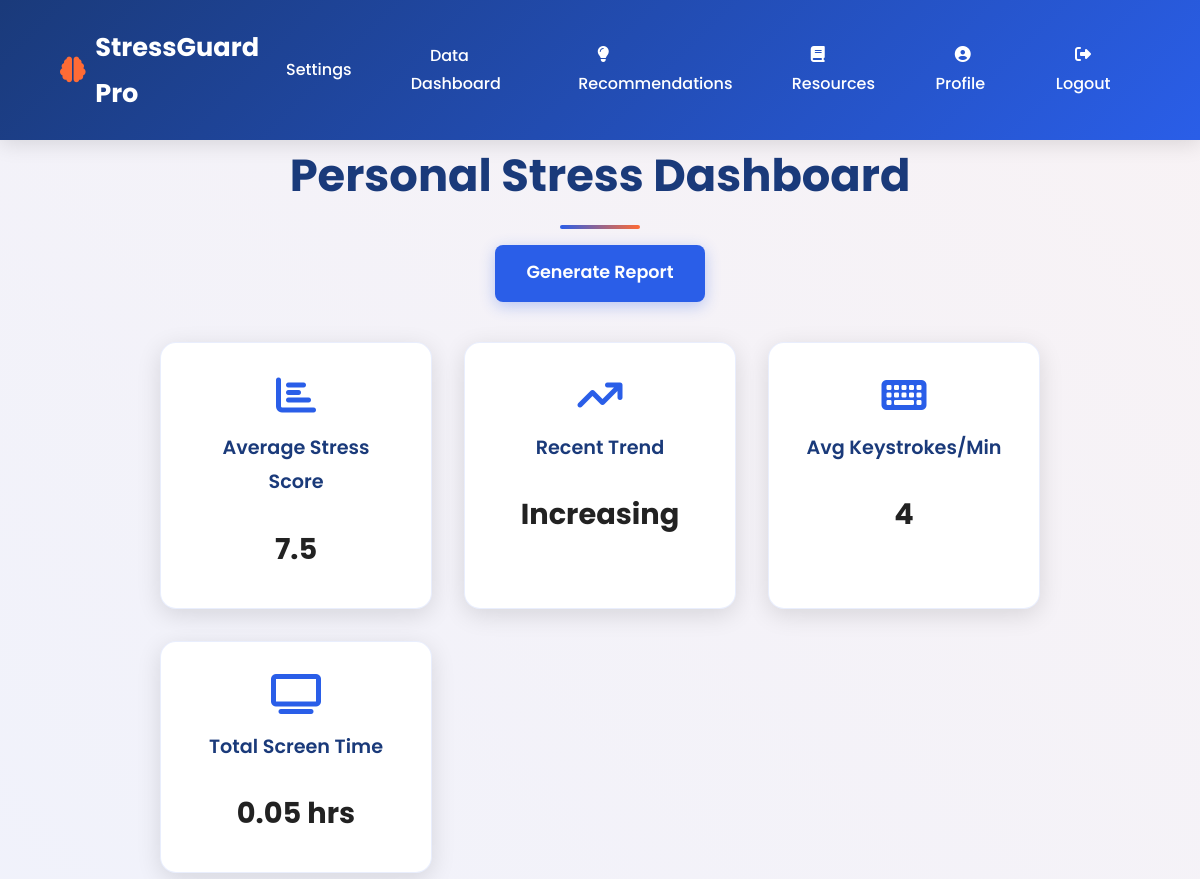
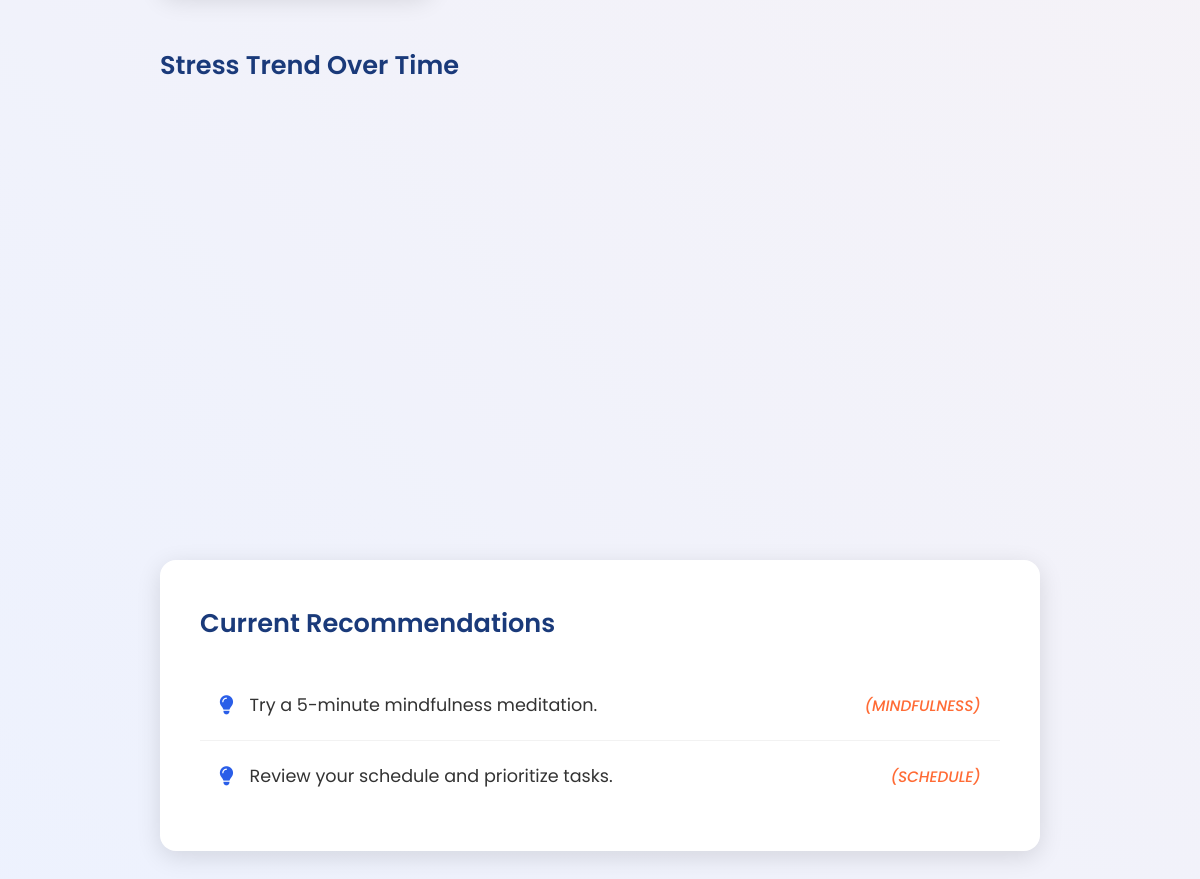
Page /personal-dashboard/ (signed in) on the committed database (2 pictures, top to bottom).
### app/models.py (models this page shows, shortened)
class Recommendation(models.Model):
    user = models.ForeignKey(UsersRegister, on_delete=models.CASCADE)
    stress_assessment = models.ForeignKey(StressAssessment, on_delete=models.CASCADE, null=True, blank=True)
    recommendation_text = models.TextField(help_text="Personalized recommendation content")
    category = models.CharField(max_length=50, choices=[
        ('BREAK', 'Take a Break'),
        ('EXERCISE', 'Exercise'),
        ('MINDFULNESS', 'Mindfulness'),
        ('SCHEDULE', 'Schedule Adjustment'),
        ('RESOURCE', 'Resource'),
    ])
    priority = models.IntegerField(default=1, help_text="Priority level (1-5)")
    created_at = models.DateTimeField(auto_now_add=True)  # Changed to auto_now_add
    is_completed = models.BooleanField(default=False)

### app/views.py (the view)
# urls.py: path('personal-dashboard/', views.personal_dashboard, name='personal_dashboard'),
def personal_dashboard(request):
    if 'email' not in request.session:
        return redirect('login')
    try:
        user = UsersRegister.objects.get(email_id=request.session['email'])
        assessments = StressAssessment.objects.filter(user=user).order_by('-date')[:30]
        stress_data = {
            'dates': [a.date.strftime('%Y-%m-%d') for a in assessments],
            'scores': [a.stress_score for a in assessments],
        }
        avg_score = assessments.aggregate(Avg('stress_score'))['stress_score__avg'] or 0
        recent_trend = "Increasing" if len(assessments) > 1 and assessments[0].stress_score > assessments[1].stress_score else "Stable/Decreasing"
        keyboard_avg = KeyboardActivity.objects.filter(user=user).aggregate(Avg('keystrokes_per_minute'))['keystrokes_per_minute__avg'] or 0
        screen_time_total = ScreenTime.objects.filter(user=user).aggregate(Sum('duration'))['duration__sum'] or timedelta(0)
        context = {
            'user': user,
            'stress_data': json.dumps(stress_data),
            'avg_score': round(avg_score, 2),
            'recent_trend': recent_trend,
            'keyboard_avg': round(keyboard_avg, 2),
            'screen_time_hours': screen_time_total.total_seconds() / 3600,
            'recommendations': Recommendation.objects.filter(user=user, is_completed=False)[:3]
        }
        return render(request, 'personal_dashboard.html', context)
    except UsersRegister.DoesNotExist:
        request.session.flush()
        return redirect('login')

### app/templates/personal_dashboard.html (shortened to what this page needs)
{% extends 'base.html' %}
{% block content %}
<div class="dashboard-container">
    <div class="dashboard-header">
        <h2>Personal Stress Dashboard</h2>
        <div class="header-accent"></div>
        <a href="{% url 'generate_report' %}" class="btn-generate-report">Generate Report</a>
    </div>
    <div class="metrics-grid">
        <div class="metric-card">
            <i class="fas fa-chart-bar"></i>
            <h3>Average Stress Score</h3>
            <p>{{ avg_score|floatformat:1 }}</p>
        </div>
        <div class="metric-card">
            <i class="fas fa-arrow-trend-up"></i>
            <h3>Recent Trend</h3>
            <p>{{ recent_trend }}</p>
        </div>
        <div class="metric-card">
            <i class="fas fa-keyboard"></i>
            <h3>Avg Keystrokes/Min</h3>
            <p>{{ keyboard_avg|floatformat:0 }}</p>
        </div>
        <div class="metric-card">
            <i class="fas fa-tv"></i>
            <h3>Total Screen Time</h3>
            <p>{{ screen_time_hours|floatformat:2 }} hrs</p>
        </div>
    </div>
    <div class="chart-section">
        <h3>Stress Trend Over Time</h3>
        <div id="stressChart" style="width: 100%; height: 400px;"></div>
    </div>
    <div class="recommendations-container">
        <h3>Current Recommendations</h3>
        {% if recommendations %}
            <ul class="recommendations-list">
                {% for rec in recommendations %}
                    <li class="recommendation-item">
                        <i class="fas fa-lightbulb"></i>
                        <div class="rec-content">
                            <span class="rec-text">{{ rec.recommendation_text }}</span>
                            <span class="rec-category">({{ rec.category }})</span>
                        </div>
                    </li>
                {% endfor %}
            </ul>
        {% else %}
            <p class="no-recs">No recommendations available at this time.</p>
        {% endif %}
    </div>
</div>
{% endblock %}

### app/templates/base.html (style rules this page uses)
:root { --primary-blue: #2A5EE8; --dark-blue: #1A3A7A; --accent-orange: #FF6B35; --light-bg: #F8FAFF; --white: #FFFFFF; --rgb-glow: rgba(42, 94, 232, 0.4), rgba(255, 107, 53, 0.4), rgba(255, 204, 0, 0.4); --shadow-color: rgba(0, 0, 0, 0.12); }
* { margin: 0; padding: 0; box-sizing: border-box; }
body { font-family: 'Poppins', sans-serif; background: var(--light-bg); color: #333; line-height: 1.8; overflow-x: hidden; }
body::before { content: ''; position: fixed; top: 0; left: 0; width: 100%; height: 100%; background: linear-gradient(45deg, rgba(42, 94, 232, 0.05), rgba(255, 107, 53, 0.05)); animation: gradientFlow 20s ease infinite; z-index: -1; }

### app/templates/personal_dashboard.html (style rules this page uses)
.dashboard-container { padding: 2.5rem; max-width: 1300px; margin: 0 auto; animation: fadeIn 0.5s ease-in; }
.dashboard-header { text-align: center; margin-bottom: 2.5rem; }
h2 { color: var(--dark-blue); font-size: 2.8rem; font-weight: 700; margin-bottom: 0.5rem; }
.header-accent { width: 80px; height: 4px; background: linear-gradient(90deg, var(--primary-blue), var(--accent-orange)); margin: 0 auto; border-radius: 2px; }
.btn-generate-report { display: inline-block; margin-top: 1rem; padding: 0.8rem 2rem; background: var(--primary-blue); color: var(--white); text-decoration: none; font-weight: 600; font-size: 1.1rem; border-radius: 8px; transition: background 0.3s ease, transform 0.3s ease; box-shadow: 0 4px 15px rgba(42, 94, 232, 0.3); }
h3 { color: var(--dark-blue); font-size: 1.6rem; font-weight: 600; margin-bottom: 1.5rem; }
.metrics-grid { display: grid; grid-template-columns: repeat(auto-fit, minmax(240px, 1fr)); gap: 2rem; margin-bottom: 3rem; }
.metric-card { background: var(--white); padding: 2rem; border-radius: 16px; box-shadow: 0 6px 25px var(--shadow-color); text-align: center; transition: transform 0.3s ease, box-shadow 0.3s ease; border: 1px solid rgba(42, 94, 232, 0.1); }
.metric-card i { font-size: 2.5rem; color: var(--primary-blue); margin-bottom: 1rem; transition: color 0.3s ease; }
.metric-card h3 { font-size: 1.2rem; font-weight: 600; color: var(--dark-blue); }
.metric-card p { font-size: 1.8rem; font-weight: 700; color: #222; margin-top: 0.5rem; }
.chart-section { margin-bottom: 3rem; }
.recommendations-container { background: var(--white); padding: 2.5rem; border-radius: 16px; box-shadow: 0 6px 25px var(--shadow-color); }
.recommendations-list { list-style: none; padding: 0; }
.recommendation-item { display: flex; align-items: center; padding: 1.2rem; border-bottom: 1px solid rgba(0, 0, 0, 0.05); transition: background 0.3s ease; }
.recommendation-item:last-child { border-bottom: none; }
.recommendation-item i { font-size: 1.2rem; color: var(--primary-blue); margin-right: 1rem; }
.rec-content { flex-grow: 1; display: flex; justify-content: space-between; align-items: center; }
.rec-text { font-size: 1.1rem; color: #333; }
.rec-category { font-size: 0.95rem; color: var(--accent-orange); font-weight: 500; font-style: italic; }

### rows in the picture
Recommendation: recommendation_text "Try a 5-minute mindfulness meditation.", category "MINDFULNESS"
Recommendation: recommendation_text "Review your schedule and prioritize tasks.", category "SCHEDULE"

### other values in the picture
{{ avg_score|floatformat:1 }} "7.5"
{{ recent_trend }} "Increasing"
{{ keyboard_avg|floatformat:0 }} "4"
{{ screen_time_hours|floatformat:2 }} "0.05"
